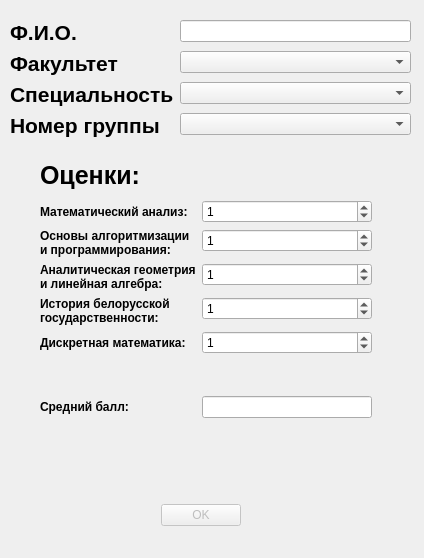
<?xml version="1.0" encoding="UTF-8"?>
<ui version="4.0">
 <class>DialogInputStudent</class>
 <widget class="QDialog" name="DialogInputStudent">
  <property name="geometry">
   <rect>
    <x>0</x>
    <y>0</y>
    <width>424</width>
    <height>558</height>
   </rect>
  </property>
  <property name="minimumSize">
   <size>
    <width>424</width>
    <height>558</height>
   </size>
  </property>
  <property name="maximumSize">
   <size>
    <width>424</width>
    <height>558</height>
   </size>
  </property>
  <property name="windowTitle">
   <string>Ведомость о студенте</string>
  </property>
  <widget class="QDialogButtonBox" name="buttonBox">
   <property name="enabled">
    <bool>false</bool>
   </property>
   <property name="geometry">
    <rect>
     <x>160</x>
     <y>490</y>
     <width>81</width>
     <height>51</height>
    </rect>
   </property>
   <property name="orientation">
    <enum>Qt::Horizontal</enum>
   </property>
   <property name="standardButtons">
    <set>QDialogButtonBox::Ok</set>
   </property>
  </widget>
  <widget class="QWidget" name="layoutWidget">
   <property name="enabled">
    <bool>true</bool>
   </property>
   <property name="geometry">
    <rect>
     <x>40</x>
     <y>200</y>
     <width>332</width>
     <height>281</height>
    </rect>
   </property>
   <layout class="QFormLayout" name="marks">
    <item row="0" column="0">
     <widget class="QLabel" name="label_3">
      <property name="enabled">
       <bool>true</bool>
      </property>
      <property name="font">
       <font>
        <bold>true</bold>
       </font>
      </property>
      <property name="text">
       <string>Математический анализ:</string>
      </property>
     </widget>
    </item>
    <item row="1" column="0">
     <widget class="QLabel" name="label_4">
      <property name="enabled">
       <bool>true</bool>
      </property>
      <property name="font">
       <font>
        <bold>true</bold>
       </font>
      </property>
      <property name="text">
       <string>Основы алгоритмизации
и программирования:</string>
      </property>
     </widget>
    </item>
    <item row="2" column="0">
     <widget class="QLabel" name="label_5">
      <property name="enabled">
       <bool>true</bool>
      </property>
      <property name="font">
       <font>
        <bold>true</bold>
       </font>
      </property>
      <property name="text">
       <string>Аналитическая геометрия
и линейная алгебра:</string>
      </property>
     </widget>
    </item>
    <item row="3" column="0">
     <widget class="QLabel" name="label_6">
      <property name="enabled">
       <bool>true</bool>
      </property>
      <property name="font">
       <font>
        <bold>true</bold>
       </font>
      </property>
      <property name="text">
       <string>История белорусской
государственности:</string>
      </property>
     </widget>
    </item>
    <item row="4" column="0">
     <widget class="QLabel" name="label_7">
      <property name="enabled">
       <bool>true</bool>
      </property>
      <property name="font">
       <font>
        <bold>true</bold>
       </font>
      </property>
      <property name="text">
       <string>Дискретная математика:</string>
      </property>
     </widget>
    </item>
    <item row="5" column="0">
     <spacer name="verticalSpacer">
      <property name="enabled">
       <bool>true</bool>
      </property>
      <property name="orientation">
       <enum>Qt::Vertical</enum>
      </property>
      <property name="sizeType">
       <enum>QSizePolicy::Fixed</enum>
      </property>
      <property name="sizeHint" stdset="0">
       <size>
        <width>20</width>
        <height>30</height>
       </size>
      </property>
     </spacer>
    </item>
    <item row="6" column="0">
     <widget class="QLabel" name="label_8">
      <property name="enabled">
       <bool>true</bool>
      </property>
      <property name="font">
       <font>
        <bold>true</bold>
       </font>
      </property>
      <property name="text">
       <string>Средний балл:</string>
      </property>
     </widget>
    </item>
    <item row="6" column="1">
     <widget class="QLineEdit" name="lineAvgMark">
      <property name="enabled">
       <bool>true</bool>
      </property>
      <property name="frame">
       <bool>true</bool>
      </property>
      <property name="readOnly">
       <bool>true</bool>
      </property>
     </widget>
    </item>
    <item row="0" column="1">
     <widget class="QSpinBox" name="spinMatan">
      <property name="enabled">
       <bool>true</bool>
      </property>
      <property name="maximum">
       <number>10</number>
      </property>
      <property name="value">
       <number>1</number>
      </property>
     </widget>
    </item>
    <item row="1" column="1">
     <widget class="QSpinBox" name="spinOAIP">
      <property name="enabled">
       <bool>true</bool>
      </property>
      <property name="maximum">
       <number>10</number>
      </property>
      <property name="value">
       <number>1</number>
      </property>
     </widget>
    </item>
    <item row="2" column="1">
     <widget class="QSpinBox" name="spinAgila">
      <property name="enabled">
       <bool>true</bool>
      </property>
      <property name="maximum">
       <number>10</number>
      </property>
      <property name="value">
       <number>1</number>
      </property>
     </widget>
    </item>
    <item row="3" column="1">
     <widget class="QSpinBox" name="spinHist">
      <property name="enabled">
       <bool>true</bool>
      </property>
      <property name="maximum">
       <number>10</number>
      </property>
      <property name="value">
       <number>1</number>
      </property>
     </widget>
    </item>
    <item row="4" column="1">
     <widget class="QSpinBox" name="spinDM">
      <property name="enabled">
       <bool>true</bool>
      </property>
      <property name="maximum">
       <number>10</number>
      </property>
      <property name="value">
       <number>1</number>
      </property>
     </widget>
    </item>
   </layout>
  </widget>
  <widget class="QLabel" name="label_2">
   <property name="enabled">
    <bool>true</bool>
   </property>
   <property name="geometry">
    <rect>
     <x>40</x>
     <y>160</y>
     <width>121</width>
     <height>31</height>
    </rect>
   </property>
   <property name="font">
    <font>
     <pointsize>19</pointsize>
     <bold>true</bold>
    </font>
   </property>
   <property name="text">
    <string>Оценки:</string>
   </property>
  </widget>
  <widget class="QWidget" name="layoutWidget_2">
   <property name="enabled">
    <bool>true</bool>
   </property>
   <property name="geometry">
    <rect>
     <x>10</x>
     <y>20</y>
     <width>401</width>
     <height>162</height>
    </rect>
   </property>
   <layout class="QFormLayout" name="info">
    <item row="0" column="0">
     <widget class="QLabel" name="label">
      <property name="enabled">
       <bool>true</bool>
      </property>
      <property name="font">
       <font>
        <pointsize>16</pointsize>
        <bold>true</bold>
       </font>
      </property>
      <property name="text">
       <string>Ф.И.О.</string>
      </property>
     </widget>
    </item>
    <item row="0" column="1">
     <widget class="QLineEdit" name="lineName">
      <property name="enabled">
       <bool>true</bool>
      </property>
     </widget>
    </item>
    <item row="1" column="0">
     <widget class="QLabel" name="label_9">
      <property name="enabled">
       <bool>true</bool>
      </property>
      <property name="font">
       <font>
        <pointsize>16</pointsize>
        <bold>true</bold>
       </font>
      </property>
      <property name="text">
       <string>Факультет</string>
      </property>
     </widget>
    </item>
    <item row="1" column="1">
     <widget class="QComboBox" name="comboFaculty">
      <property name="enabled">
       <bool>true</bool>
      </property>
     </widget>
    </item>
    <item row="2" column="0">
     <widget class="QLabel" name="label_13">
      <property name="enabled">
       <bool>true</bool>
      </property>
      <property name="font">
       <font>
        <pointsize>16</pointsize>
        <bold>true</bold>
       </font>
      </property>
      <property name="text">
       <string>Специальность</string>
      </property>
     </widget>
    </item>
    <item row="2" column="1">
     <widget class="QComboBox" name="comboSpeciality">
      <property name="enabled">
       <bool>true</bool>
      </property>
     </widget>
    </item>
    <item row="3" column="0">
     <widget class="QLabel" name="label_10">
      <property name="enabled">
       <bool>true</bool>
      </property>
      <property name="font">
       <font>
        <pointsize>16</pointsize>
        <bold>true</bold>
       </font>
      </property>
      <property name="text">
       <string>Номер группы</string>
      </property>
     </widget>
    </item>
    <item row="3" column="1">
     <widget class="QComboBox" name="comboGroup">
      <property name="enabled">
       <bool>true</bool>
      </property>
     </widget>
    </item>
   </layout>
  </widget>
 </widget>
 <resources/>
 <connections>
  <connection>
   <sender>buttonBox</sender>
   <signal>accepted()</signal>
   <receiver>DialogInputStudent</receiver>
   <slot>accept()</slot>
   <hints>
    <hint type="sourcelabel">
     <x>248</x>
     <y>254</y>
    </hint>
    <hint type="destinationlabel">
     <x>157</x>
     <y>274</y>
    </hint>
   </hints>
  </connection>
  <connection>
   <sender>buttonBox</sender>
   <signal>rejected()</signal>
   <receiver>DialogInputStudent</receiver>
   <slot>reject()</slot>
   <hints>
    <hint type="sourcelabel">
     <x>316</x>
     <y>260</y>
    </hint>
    <hint type="destinationlabel">
     <x>286</x>
     <y>274</y>
    </hint>
   </hints>
  </connection>
 </connections>
</ui>
